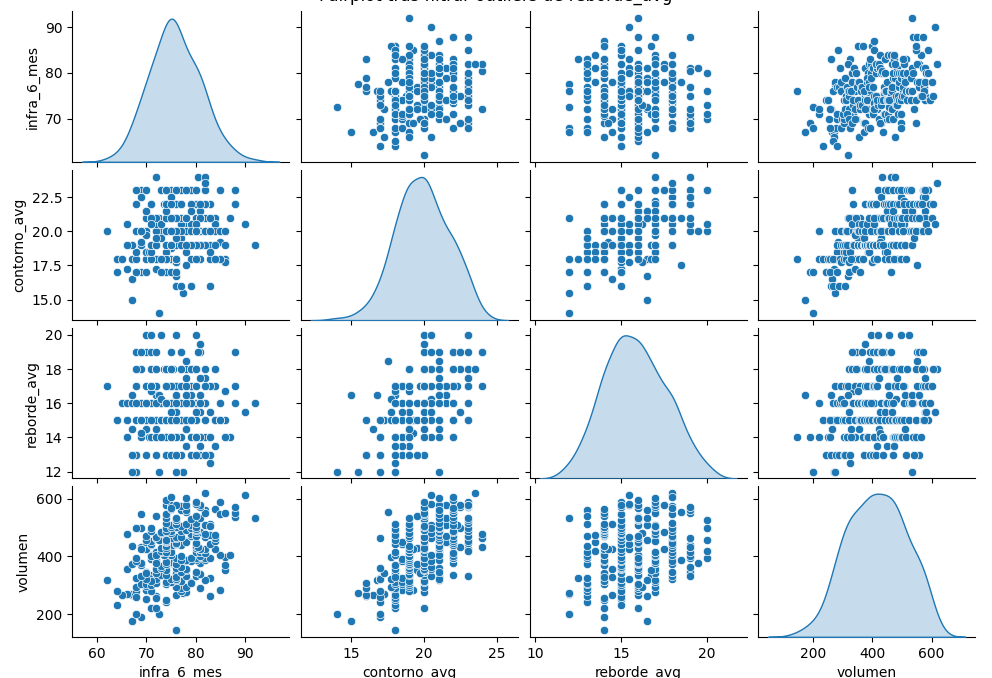

Generate this figure with Python:
import numpy as np
import pandas as pd
import plotly.express as px

# Preprocesamiento, modelado y validación
from sklearn.preprocessing import PolynomialFeatures, StandardScaler
from sklearn.linear_model import Ridge
from sklearn.pipeline import Pipeline
from sklearn.model_selection import GridSearchCV, train_test_split, KFold
from sklearn.metrics import mean_squared_error, r2_score

# Para visualización
import seaborn as sns
import matplotlib.pyplot as plt
from mpl_toolkits.mplot3d import Axes3D  # Import necesario para proyecciones 3D

# -----------------------------------------------------------------------------
# 1. Carga de datos
# -----------------------------------------------------------------------------
data = pd.read_csv('datos_mezclados.csv')

# -----------------------------------------------------------------------------
# 2. Exploración inicial de los datos
# -----------------------------------------------------------------------------
print("\n--- Muestras de los datos originales ---")
print(data.head())

print("\n--- Descripción estadística original ---")
print(data.describe())

# -----------------------------------------------------------------------------
# 4. Ignorar valores atípicos en la columna 'reborde_avg' usando IQR
#    (puedes aplicar el mismo método a otras columnas si lo deseas).
# -----------------------------------------------------------------------------
Q1 = data['reborde_avg'].quantile(0.25)
Q3 = data['reborde_avg'].quantile(0.75)
IQR = Q3 - Q1

lower_bound = Q1 - 1.5 * IQR
upper_bound = Q3 + 1.5 * IQR

# Filtramos:
data = data[(data['reborde_avg'] >= lower_bound) & (data['reborde_avg'] <= upper_bound)]

print(f"\n--- Filtrado de outliers en 'reborde_avg' ---")
print(f"Rango permitido: [{lower_bound:.2f}, {upper_bound:.2f}]")
print(f"Registros restantes tras filtrar: {len(data)}")

# -----------------------------------------------------------------------------
# 6. Visualizaciones exploratorias (opcional, con los datos ya filtrados)
# -----------------------------------------------------------------------------
# 6.1. Pairplot
sns.pairplot(data[['infra_6_mes', 'contorno_avg', 'reborde_avg', 'volumen']],
             diag_kind='kde')
plt.suptitle("Pairplot tras filtrar outliers de reborde_avg", y=1.02)
plt.show()

# 6.2. Correlación (heatmap)
plt.figure(figsize=(6, 4))
correlaciones = data[['infra_6_mes', 'contorno_avg', 'reborde_avg', 'volumen']].corr()
sns.heatmap(correlaciones, annot=True, cmap="YlGnBu")
plt.title("Mapa de calor de correlaciones (datos filtrados)")
plt.show()

# 6.3. Scatter 3D coloreado por 'volumen'
fig = px.scatter_3d(
    data_frame=data,
    x='infra_6_mes',
    y='contorno_avg',
    z='reborde_avg',
    color='volumen',             # Asigna color basado en la variable 'volumen'
    color_continuous_scale='Viridis',  # Paleta de colores
    title="Gráfico 3D interactivo (Plotly) - Volumen coloreado"
)

# Opcional: personalizar el tamaño de los puntos
fig.update_traces(marker=dict(size=5))

# Mostrar el plot en modo interactivo (si estás en un Jupyter Notebook)
fig.show()

# -----------------------------------------------------------------------------
# EXPORTAR el gráfico a un archivo HTML para verlo en el navegador
# -----------------------------------------------------------------------------
fig.write_html("mi_scatter_3d_interactivo.html", auto_open=True)

# -----------------------------------------------------------------------------
# 7. Variables X e y
# -----------------------------------------------------------------------------
X = data[['infra_6_mes', 'contorno_avg', 'reborde_avg']].values
y = data['volumen'].values

# -----------------------------------------------------------------------------
# 8. División en entrenamiento y prueba
# -----------------------------------------------------------------------------
X_train, X_test, y_train, y_test = train_test_split(
    X, y,
    test_size=0.2,
    random_state=42
)

# -----------------------------------------------------------------------------
# 9. Construcción del Pipeline (PolynomialFeatures + StandardScaler + Ridge)
# -----------------------------------------------------------------------------
pipeline = Pipeline([
    ("poly", PolynomialFeatures(include_bias=False)),  # grado se define en la búsqueda
    ("scaler", StandardScaler()),
    ("ridge", Ridge())  # alpha se define en la búsqueda
])

# -----------------------------------------------------------------------------
# 10. Definir la rejilla de hiperparámetros
# -----------------------------------------------------------------------------
param_grid = {
    "poly__degree": [1, 2, 3, 4],
    "ridge__alpha": [0.01, 0.1, 1, 10]
}

# -----------------------------------------------------------------------------
# 11. Configurar Cross-Validation con KFold
# -----------------------------------------------------------------------------
cv = KFold(n_splits=5, shuffle=True, random_state=42)

# -----------------------------------------------------------------------------
# 12. GridSearchCV
# -----------------------------------------------------------------------------
grid_search = GridSearchCV(
    estimator=pipeline,
    param_grid=param_grid,
    scoring="neg_mean_squared_error",
    cv=cv,
    n_jobs=-1,
    verbose=1
)

grid_search.fit(X_train, y_train)

# -----------------------------------------------------------------------------
# 13. Resultados de la búsqueda
# -----------------------------------------------------------------------------
print("\n--- Resultados de GridSearchCV ---")
print("Mejores hiperparámetros encontrados:")
print(grid_search.best_params_)

print("\nMejor puntuación de CV (MSE negativo):")
print(grid_search.best_score_)

# -----------------------------------------------------------------------------
# 14. Evaluación en el conjunto de prueba
# -----------------------------------------------------------------------------
best_model = grid_search.best_estimator_
y_pred = best_model.predict(X_test)

mse_test = mean_squared_error(y_test, y_pred)
rmse_test = np.sqrt(mse_test)
r2_test = r2_score(y_test, y_pred)

print(f"\n--- Métricas en el test set ---")
print(f"MSE  = {mse_test:.3f}")
print(f"RMSE = {rmse_test:.3f}")
print(f"R^2  = {r2_test:.3f}")

# -----------------------------------------------------------------------------
# 15. Visualización de y_test vs. y_pred
# -----------------------------------------------------------------------------
plt.figure(figsize=(6, 6))
plt.scatter(y_test, y_pred, alpha=0.7, label="Predicciones")

# Línea diagonal (y = x)
plt.plot(
    [y_test.min(), y_test.max()],
    [y_test.min(), y_test.max()],
    color='red',
    linestyle='--',
    label='Línea y = x'
)

# Definimos un margen del 10% alrededor de la línea y = x
margin_ratio = 0.1  # 10% de margen (ajusta según tu criterio)

# Calculamos límites superior e inferior para la banda
band_lower = y_test * (1.0 - margin_ratio)
band_upper = y_test * (1.0 + margin_ratio)

# Para poder hacer un fill_between, necesitamos los valores ordenados
sort_idx = np.argsort(y_test)  # indices que ordenan y_test de menor a mayor

# Rellenamos la banda
plt.fill_between(
    y_test[sort_idx],
    band_lower[sort_idx],
    band_upper[sort_idx],
    color='blue',
    alpha=0.1,
    label=f"Banda ±{int(margin_ratio*100)}%"
)

plt.xlabel("Valor real (y_test)")
plt.ylabel("Predicción (y_pred)")
plt.title("Comparación de valores reales vs. predicciones con banda de tolerancia")
plt.legend()
plt.show()
